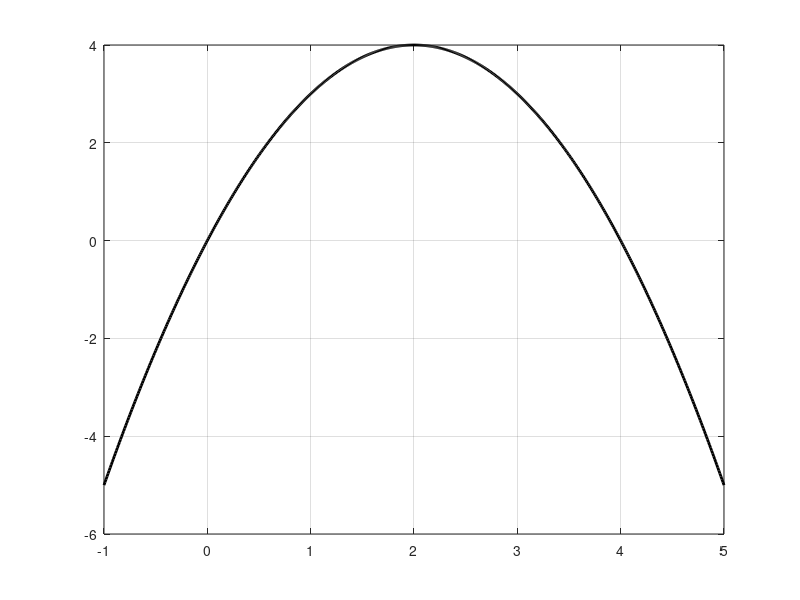

This chart was generated by the following MATLAB code: (Note: this script raises an error after producing the figure.)
clc
close all
clear all

iex = 2;

%% EXAMPLE 1:  Trapezoidal rule
if iex ==1
    % Make an example Parabola
    % y = ax^2 + bx + c
    
    % Input coefficients
    a = -1;
    b = 4;
    c = 0;
    
    % Intialize x
    x = [-1:.01:5];
    
    % Initialize function
    f = @(a,b,c,x) a*x.^2 + b*x + c;
    
    % Call the function and find value of Y at X
    y = f(a,b,c,x);
    
    % Discretize X for summation
    xmin = 0; xmax = 4;
    Nsamples = 6; % Number of points for dividing x (N-1 trapezoids)
    x_sum = linspace(xmin,xmax,Nsamples);
    h = x_sum(2) - x_sum(1);
    
    % Y- points at x for summation
    y_sum = f(a,b,c,x_sum);
    
  area = 0;
for i = 1:Nsamples-1
     area = area + (0.5*h)*(y_sum(i)+y_sum(i+1));
 end
    area
    
    % plot
    figure
    plot(x,y,'k','LineWidth',2);
    grid on, hold on
    
    % color area under the trapezoid
    for ii = 1:length(x_sum)-1
        area([x_sum(ii) x_sum(ii+1)],[y_sum(ii) y_sum(ii+1)]);
    end
    
    % plot circluar markers
    for ii = 1:length(x_sum)
        plot([x_sum(ii)],[y_sum(ii)],'o','MarkerFaceColor','r','MarkerEdgeColor','k');
    end
    title(sprintf('Trapezoidal Rule \n %dx^2 + %dx + %d; Area = %0.2f; N = %d',a,b,c,area1,Nsamples));
end

%% EXAMPLE 2:  Midpoint rule
if iex ==2
    % Make an example Parabola
    % y = ax^2 + bx + c
    
    % Input coefficients
    a = -1;
    b = 4;
    c = 0;
    
    % Intialize x
    x = [-1:.01:5];
    
    % Initialize function
    f = @(a,b,c,x) a*x.^2 + b*x + c;
    
    % Call the function and find value of Y at X
    y = f(a,b,c,x);
    
    % Discretize X for summation
    xmin = 0; xmax = 4;
    Nsamples = 6; % Number of points for dividing x (N-1 rectangles)
    x_sum = linspace(xmin,xmax,Nsamples);
    h = x_sum(2) - x_sum(1);
    
    % Find mid-points of x
    x_mid = conv(x_sum,[0.5 0.5],'valid');
    
    % Y- points at mid-points for summation
    y_mid = f(a,b,c,x_mid);
    
 area = 0;
for i = 1:Nsamples-1
     area = area + h*y_mid(i);
 end
    area
    
    % plot
    figure
    plot(x,y,'k','LineWidth',2);
    grid on, hold on  
    
    % color area under the rectangle
    for ii = 1:length(x_sum)-1
        area([x_sum(ii) x_sum(ii+1)],[y_mid(ii) y_mid(ii)]);
    end
    
    % plot circluar markers
    for ii = 1:length(x_mid)
        plot([x_mid(ii)],[y_mid(ii)],'o','MarkerFaceColor','r','MarkerEdgeColor','k');
    end
    title(sprintf('Mid-point Rule \n %dx^2 + %dx + %d; Area = %0.2f; N = %d',a,b,c,area1,Nsamples))
end

%% EXAMPLE 2:  Simpson's Method
if iex == 3
    % Input coefficients
    a = -1;
    b = 4;
    c = 0;
    
    % Intialize x
    x = [-1:.01:5];
    
    % Initialize function
    f = @(a,b,c,x) a*x.^2 + b*x + c;
    
    % Find y
    y = f(a,b,c,x);
    
    % Discretize X for summation
    xmin = 0; xmax = 4;
    
    % Number of points for dividing x (N-1 rectangles)
    % even N means odd number of subintervals (simpsons 3/8 rule)
    % odd N means even number of subintervals (simpsons even rule)
    Nsamples = 7; 
    
    x_sum = linspace(xmin,xmax,Nsamples);
    h = x_sum(2) - x_sum(1);
    
    % Y- points at x for summation
    y_sum = f(a,b,c,x_sum);
    
    % Call simpson function for integration
    area1 = XXX;
    
    % plot
    figure
    plot(x,y,'k','LineWidth',2);
    grid on, hold on  

    % color area under the curve
    for ii = 1:length(x_sum)-1
        idx = x>x_sum(ii)&x<x_sum(ii+1);
        area(x(idx),y(idx));
    end
    
    % plot circluar markers
    for ii = 1:length(x_sum)
        plot([x_sum(ii)],[y_sum(ii)],'o','MarkerFaceColor','r','MarkerEdgeColor','k');
    end
    if mod(length(x_sum),2)==1
        title(sprintf('Simpsons Rule \n %dx^2 + %dx + %d; Area = %0.2f; N = %d',a,b,c,area1,Nsamples));
    else
        title(sprintf('Simpsons 3/8 Rule \n %dx^2 + %dx + %d; Area = %0.2f; N = %d',a,b,c,area1,Nsamples));
    end
end

% Function for simpson's integration
function area1 = simpson(x,y)
h = x(2)-x(1);
N = length(x);
if mod(N,2)==1 
    % odd number of points (even number of intervals)
    % See class notes for derivation
    area1 = XXX;
else
    % even number of points
    % odd number of intervals (mod(N,2) == 0); % 3/8 rule
    % https://en.wikipedia.org/wiki/Simpson's_rule#Simpson.27s_3.2F8_rule
    area1 = (3*h/8)*(y(1) + sum(3*y(2:3:end-2)) + sum(3*y(3:3:end-1)) + sum(2*y(4:3:end-4)) + y(end));
end
end